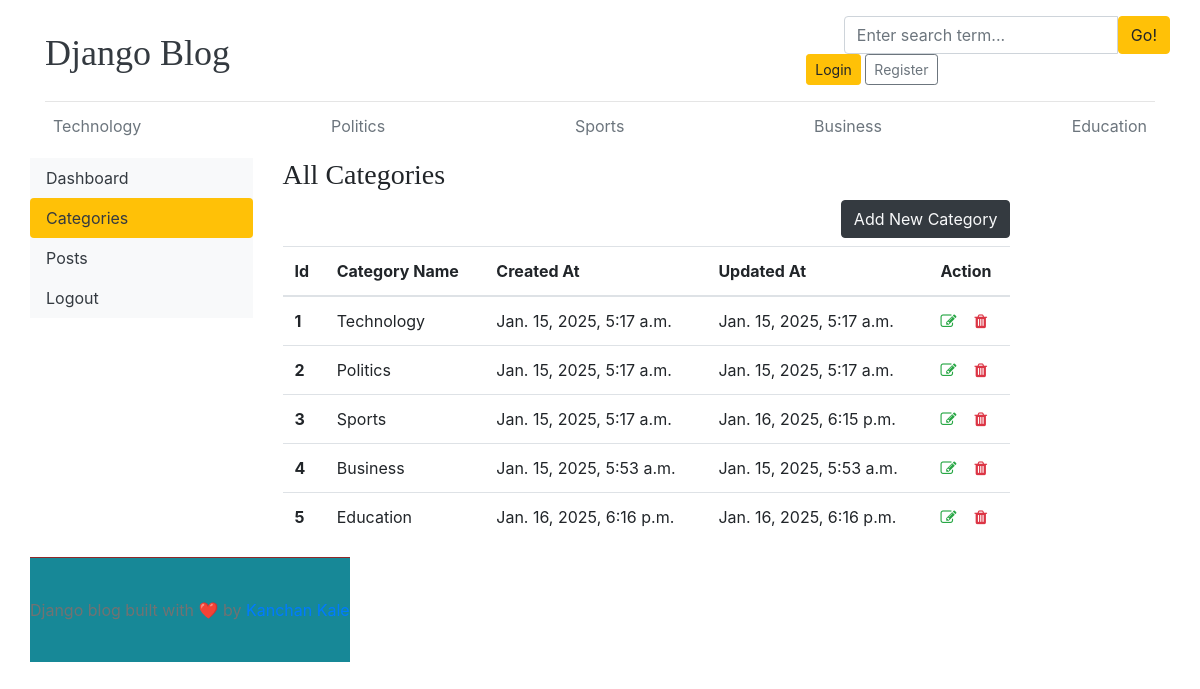
/dashboard/categories/, run on the app's committed database.
### blogs/models.py (models this page shows, shortened)
class Category(models.Model):
    category_name=models.CharField(max_length=50,unique=True)
    created_at=models.DateTimeField(auto_now_add=True)
    updated_at=models.DateTimeField(auto_now=True)
    class Meta:
        verbose_name_plural='categories'

### dashboards/views.py (the view)
# urls.py: path('categories/', views.categories, name='categories'),
def categories(request):
    return render(request, 'dashboard/categories.html')

### blogs/context_processors.py (called while the page is built)
def get_category(request):
    categories = Category.objects.all()  # Fetching all categories
    return {'categories': categories}

### templates/dashboard/categories.html
{% extends 'base/base.html' %}
{% block content %}
<div class="row">
    {% include './leftsidebar.html' %}
    <div class="col-md-9">
      <h3>All Categories</h3>
      <a href="{% url 'add_categories' %}" class="btn btn-dark text-light float-right mb-2">Add New Category</a>
        <table class="table table-hover">
            <thead>
              <tr>
                <th>Id</th>
                <th>Category Name</th>
                <th>Created At</th>
                <th>Updated At</th>
                <th>Action</th>
              </tr>
            </thead>
            <tbody>
                {% for cat in categories %}
              <tr>
                <th>{{ forloop.counter }}</th>
                <td>{{ cat.category_name }}</td>
                <td>{{ cat.created_at }}</td>
                <td>{{ cat.updated_at }}</td>
                <td>
                   <a href="{% url 'edit_categories' cat.id %}"><i class="fa fa-edit text-success"></i></a> &nbsp;&nbsp;
                   <a href="{% url 'delete_categories' cat.id %}"> <i class="fa fa-trash text-danger"></i></a>
                </td>
              </tr>
                {% endfor%}
            </tbody>
          </table>
    </div>
</div>
{% endblock %}

### templates/base/header.html (shortened to what this page needs)
{%load static %}
<!DOCTYPE html>
<html lang="en">
<head>
    <link href="https://getbootstrap.com/docs/4.0/dist/css/bootstrap.min.css" rel="stylesheet">
    <link href="{% static 'css/blog.css' %}" rel="stylesheet">
    <link rel="stylesheet" href="https://cdnjs.cloudflare.com/ajax/libs/font-awesome/4.7.0/css/font-awesome.min.css">
  </head>
<body>
    <div class="container">
      <header class="blog-header py-3">
        <div class="row flex-nowrap justify-content-between align-items-center">
          <div class="col-4 pt-1">
            <a class="blog-header-logo text-dark" href="/">Django Blog</a>
          </div>
          <div.class="col-4">
            <form action="{% url 'search' %}"method="GET">
          <div class="input-group">
            <input class="form-control" name="keyword" type="text" placeholder="Enter search term..." aria-label="Enter search term..." aria-describedby="button-search" />
            <button type="submit" class="btn btn-warning" id="button-search" type="button">Go!</button>
        </div>
        </form>
            <div class="col-4 d-flex justify-content-end align-items-center">
              {% if not user.is_authenticated %}
              <a class="btn btn-sm btn-warning" href="{% url 'login' %}">Login</a> &nbsp;
              <a class="btn btn-sm btn-outline-secondary" href="{% url 'register' %}">Register</a>
              {% else %}
              <span><a href="{% url 'dashboard' %}"class="btn btn-warning">Dashboard</a></span> &nbsp;
              <span><a href="{% url 'logout' %}">Logout</a></span>
              {% endif %}
          </div>
        </div>
      </header>
      <div class="nav-scroller py-1 mb-2">
        <nav class="nav d-flex justify-content-between">
          {% for cat in categories %}
          <a class="p-2 text-muted" href="{% url 'posts_by_category' cat.id %}">{{ cat.category_name }}</a>
          {% endfor %}
        </nav>
      </div>

### static/css/blog.css (style rules this page uses)
.blog-header { border-bottom: 1px solid #e5e5e5; }
.blog-header-logo { font-family: "Playfair Display", Georgia, "Times New Roman", serif; font-size: 2.25rem; }
h1, h2, h3, h4, h5, h6 { font-family: "Playfair Display", Georgia, "Times New Roman", serif; }

### data on the page
Category: category_name "Technology", created_at "Jan. 15, 2025, 5:17 a.m.", updated_at "Jan. 15, 2025, 5:17 a.m."
Category: category_name "Politics", created_at "Jan. 15, 2025, 5:17 a.m.", updated_at "Jan. 15, 2025, 5:17 a.m."
Category: category_name "Sports", created_at "Jan. 15, 2025, 5:17 a.m.", updated_at "Jan. 16, 2025, 6:15 p.m."
Category: category_name "Business", created_at "Jan. 15, 2025, 5:53 a.m.", updated_at "Jan. 15, 2025, 5:53 a.m."
Category: category_name "Education", created_at "Jan. 16, 2025, 6:16 p.m.", updated_at "Jan. 16, 2025, 6:16 p.m."
